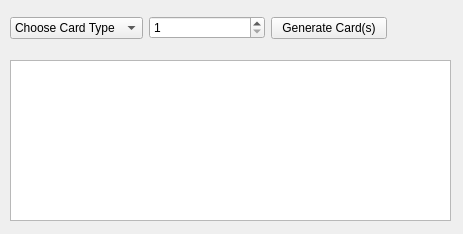
<?xml version="1.0" encoding="UTF-8"?>
<ui version="4.0">
 <class>Form</class>
 <widget class="QWidget" name="Form">
  <property name="geometry">
   <rect>
    <x>0</x>
    <y>0</y>
    <width>463</width>
    <height>234</height>
   </rect>
  </property>
  <property name="windowTitle">
   <string>Credit Card Generator</string>
  </property>
  <widget class="QPlainTextEdit" name="ccdataBox">
   <property name="geometry">
    <rect>
     <x>10</x>
     <y>60</y>
     <width>441</width>
     <height>161</height>
    </rect>
   </property>
  </widget>
  <widget class="QWidget" name="">
   <property name="geometry">
    <rect>
     <x>10</x>
     <y>10</y>
     <width>377</width>
     <height>36</height>
    </rect>
   </property>
   <layout class="QHBoxLayout" name="horizontalLayout">
    <item>
     <widget class="QComboBox" name="cc_type">
      <property name="currentText">
       <string>Choose Card Type</string>
      </property>
      <item>
       <property name="text">
        <string>Choose Card Type</string>
       </property>
      </item>
      <item>
       <property name="text">
        <string>Amex</string>
       </property>
      </item>
      <item>
       <property name="text">
        <string>Diners</string>
       </property>
      </item>
      <item>
       <property name="text">
        <string>Discover</string>
       </property>
      </item>
      <item>
       <property name="text">
        <string>JCB</string>
       </property>
      </item>
      <item>
       <property name="text">
        <string>JCB15</string>
       </property>
      </item>
      <item>
       <property name="text">
        <string>JCB16</string>
       </property>
      </item>
      <item>
       <property name="text">
        <string>Maestro</string>
       </property>
      </item>
      <item>
       <property name="text">
        <string>Mastercard</string>
       </property>
      </item>
      <item>
       <property name="text">
        <string>Visa</string>
       </property>
      </item>
      <item>
       <property name="text">
        <string>Visa13</string>
       </property>
      </item>
      <item>
       <property name="text">
        <string>Visa16</string>
       </property>
      </item>
      <item>
       <property name="text">
        <string>Visa19</string>
       </property>
      </item>
     </widget>
    </item>
    <item>
     <widget class="QSpinBox" name="spinBox">
      <property name="minimum">
       <number>1</number>
      </property>
     </widget>
    </item>
    <item>
     <widget class="QPushButton" name="genButton">
      <property name="text">
       <string>Generate Card(s)</string>
      </property>
     </widget>
    </item>
   </layout>
  </widget>
 </widget>
 <resources/>
 <connections/>
</ui>
